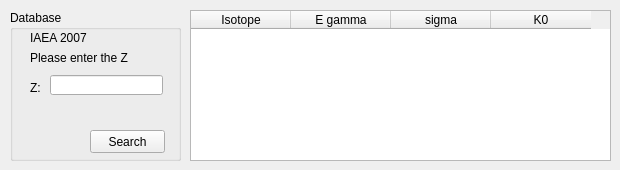
          <widget class="QWidget" name="tab_11">
           <attribute name="title">
            <string>Prompt</string>
           </attribute>
           <widget class="QGroupBox" name="groupBox_22">
            <property name="geometry">
             <rect>
              <x>10</x>
              <y>10</y>
              <width>171</width>
              <height>151</height>
             </rect>
            </property>
            <property name="title">
             <string>Database</string>
            </property>
            <widget class="QPushButton" name="pbt_data_pgaa_do">
             <property name="geometry">
              <rect>
               <x>80</x>
               <y>120</y>
               <width>75</width>
               <height>23</height>
              </rect>
             </property>
             <property name="text">
              <string>Search</string>
             </property>
            </widget>
            <widget class="QLabel" name="label_55">
             <property name="geometry">
              <rect>
               <x>20</x>
               <y>70</y>
               <width>21</width>
               <height>16</height>
              </rect>
             </property>
             <property name="text">
              <string>Z:</string>
             </property>
            </widget>
            <widget class="QLineEdit" name="let_data_pgnaa_Z">
             <property name="geometry">
              <rect>
               <x>40</x>
               <y>65</y>
               <width>113</width>
               <height>20</height>
              </rect>
             </property>
            </widget>
            <widget class="QLabel" name="label_56">
             <property name="geometry">
              <rect>
               <x>20</x>
               <y>20</y>
               <width>91</width>
               <height>16</height>
              </rect>
             </property>
             <property name="text">
              <string>IAEA 2007</string>
             </property>
            </widget>
            <widget class="QLabel" name="label_57">
             <property name="geometry">
              <rect>
               <x>20</x>
               <y>40</y>
               <width>131</width>
               <height>16</height>
              </rect>
             </property>
             <property name="text">
              <string>Please enter the Z</string>
             </property>
            </widget>
           </widget>
           <widget class="QTableWidget" name="table_data_pgnaa">
            <property name="geometry">
             <rect>
              <x>190</x>
              <y>10</y>
              <width>421</width>
              <height>151</height>
             </rect>
            </property>
            <column>
             <property name="text">
              <string>Isotope</string>
             </property>
            </column>
            <column>
             <property name="text">
              <string>E gamma</string>
             </property>
            </column>
            <column>
             <property name="text">
              <string>sigma</string>
             </property>
            </column>
            <column>
             <property name="text">
              <string>K0</string>
             </property>
            </column>
           </widget>
          </widget>
